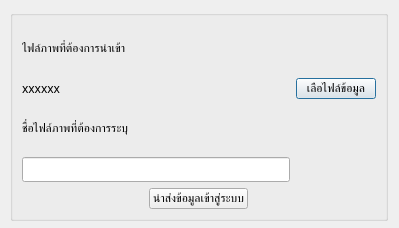
<?xml version="1.0" encoding="UTF-8"?>
<ui version="4.0">
 <class>importImageDialog</class>
 <widget class="QDialog" name="importImageDialog">
  <property name="geometry">
   <rect>
    <x>0</x>
    <y>0</y>
    <width>399</width>
    <height>228</height>
   </rect>
  </property>
  <property name="windowTitle">
   <string>Dialog</string>
  </property>
  <widget class="QGroupBox" name="groupBox">
   <property name="geometry">
    <rect>
     <x>10</x>
     <y>10</y>
     <width>378</width>
     <height>211</height>
    </rect>
   </property>
   <property name="title">
    <string/>
   </property>
   <layout class="QVBoxLayout" name="verticalLayout">
    <item>
     <layout class="QGridLayout" name="gridLayout">
      <item row="2" column="0">
       <widget class="QLabel" name="label_3">
        <property name="sizePolicy">
         <sizepolicy hsizetype="Fixed" vsizetype="Preferred">
          <horstretch>0</horstretch>
          <verstretch>0</verstretch>
         </sizepolicy>
        </property>
        <property name="minimumSize">
         <size>
          <width>250</width>
          <height>0</height>
         </size>
        </property>
        <property name="font">
         <font>
          <family>Prompt Medium</family>
          <pointsize>9</pointsize>
         </font>
        </property>
        <property name="text">
         <string>ชื่อไฟล์ภาพที่ต้องการระบุ</string>
        </property>
       </widget>
      </item>
      <item row="1" column="1">
       <widget class="QPushButton" name="pushButton">
        <property name="font">
         <font>
          <family>Prompt Medium</family>
          <pointsize>9</pointsize>
         </font>
        </property>
        <property name="text">
         <string>เลือไฟล์ข้อมูล</string>
        </property>
       </widget>
      </item>
      <item row="0" column="0">
       <widget class="QLabel" name="label">
        <property name="font">
         <font>
          <family>Prompt Medium</family>
          <pointsize>9</pointsize>
         </font>
        </property>
        <property name="text">
         <string>ไฟล์ภาพที่ต้องการนำเข้า</string>
        </property>
       </widget>
      </item>
      <item row="3" column="0">
       <widget class="QLineEdit" name="lineEdit">
        <property name="font">
         <font>
          <family>Prompt Medium</family>
          <pointsize>9</pointsize>
         </font>
        </property>
       </widget>
      </item>
      <item row="1" column="0">
       <widget class="QLabel" name="label_2">
        <property name="font">
         <font>
          <family>Prompt Medium</family>
          <pointsize>9</pointsize>
         </font>
        </property>
        <property name="text">
         <string>xxxxxx</string>
        </property>
       </widget>
      </item>
     </layout>
    </item>
    <item>
     <layout class="QHBoxLayout" name="horizontalLayout_2">
      <item>
       <widget class="QPushButton" name="tranferDataBtn">
        <property name="sizePolicy">
         <sizepolicy hsizetype="Fixed" vsizetype="Fixed">
          <horstretch>0</horstretch>
          <verstretch>0</verstretch>
         </sizepolicy>
        </property>
        <property name="font">
         <font>
          <family>Prompt Medium</family>
          <pointsize>9</pointsize>
         </font>
        </property>
        <property name="text">
         <string>นำส่งข้อมูลเข้าสู่ระบบ</string>
        </property>
       </widget>
      </item>
     </layout>
    </item>
   </layout>
  </widget>
 </widget>
 <resources/>
 <connections/>
</ui>
